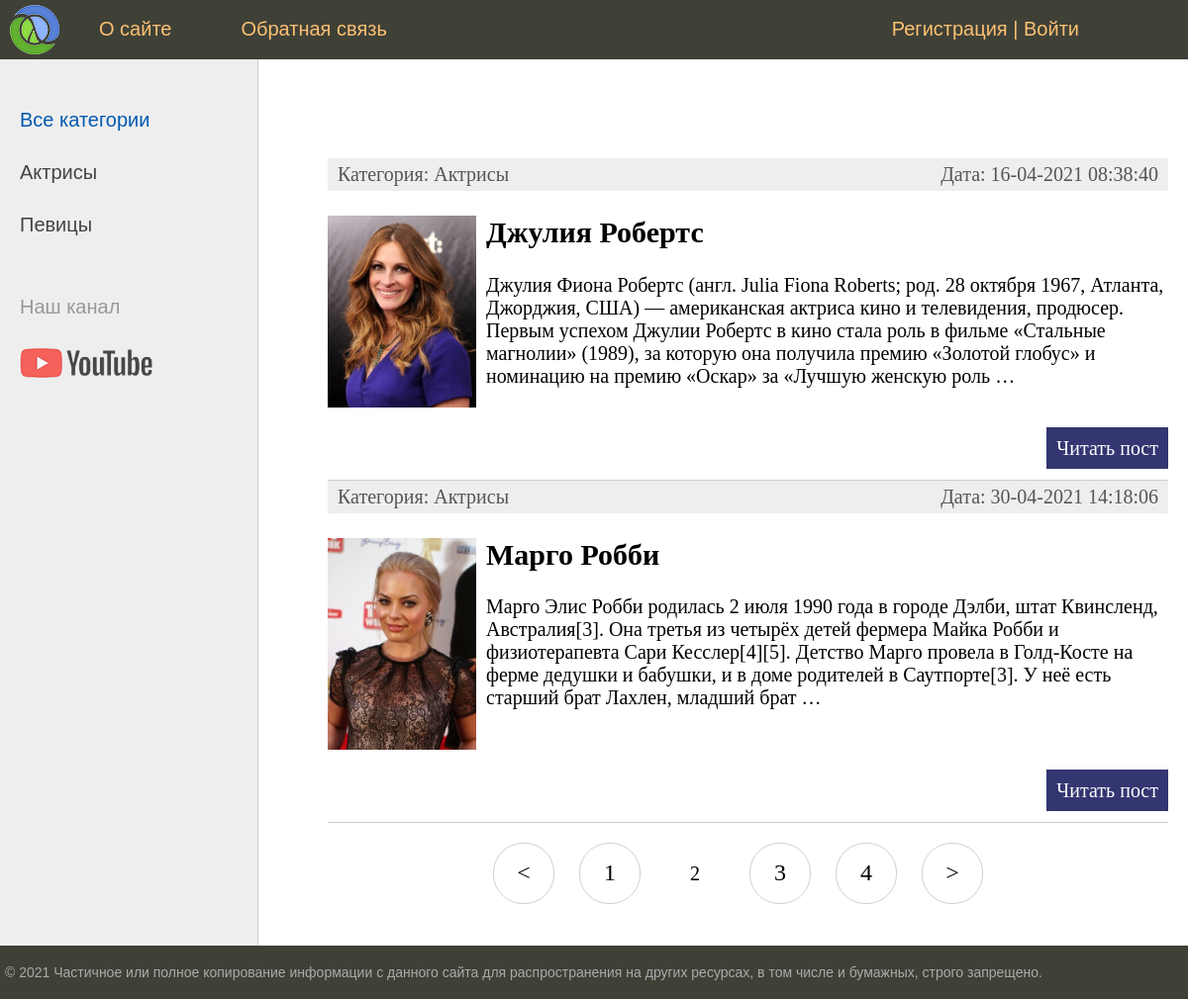
Screenshot of /?page=2 with the database file from the repository.
### women/models.py (models this page shows, shortened)
class Category(models.Model):
    name = models.CharField(max_length=100, db_index=True, verbose_name='Категория')
    slug = models.SlugField(max_length=255, unique=True, db_index=True, verbose_name='URL')
    class Meta:
        verbose_name = 'Категории'
        verbose_name_plural = 'Категории'
        ordering = ['id']
    def __str__(self):
        return self.name
    def get_absolute_url(self):
        return reverse('category', kwargs={'cat_slug': self.slug})

class Women(models.Model):
    title = models.CharField(max_length=255, verbose_name='Заголовок')
    slug = models.SlugField(max_length=255, unique=True, db_index=True, verbose_name='URL')
    content = models.TextField(blank=True, verbose_name="Текст статьи")
    photo = models.ImageField(upload_to="photos/%Y/%m/%d/", verbose_name="Фото")
    time_create = models.DateTimeField(auto_now_add=True, verbose_name="Время создания")
    time_update = models.DateTimeField(auto_now=True, verbose_name="Время изменения")
    is_published = models.BooleanField(default=True, verbose_name="Публикация")
    cat = models.ForeignKey('Category', on_delete=models.PROTECT, verbose_name="Категории")
    def get_absolute_url(self):
        return reverse('post', kwargs={'post_slug': self.slug})
    class Meta:
        verbose_name = 'Известные женщины'
        verbose_name_plural = 'Известные женщины'
        ordering = ['id']

### women/views.py (the view)
# urls.py: path('', (WomenHome.as_view()), name='home'),
class WomenHome(DataMixin, ListView):
    model = Women
    template_name = 'women/index.html'
    context_object_name = 'posts'
    def get_context_data(self, *, object_list=None, **kwargs):
        context = super().get_context_data(**kwargs)
        c_def = self.get_user_context(title="Главная страница")
        return dict(list(context.items()) + list(c_def.items()))
    def get_queryset(self):
        return Women.objects.filter(is_published=True).select_related('cat')

### women/utils.py (called while the page is built)
    def get_user_context(self, **kwargs):
        context = kwargs
        cats = cache.get('cats')
        if not cats:
            cats = Category.objects.annotate(Count('women'))
            cache.set('cats', cats, 60)
        user_menu = menu.copy()
        if not self.request.user.is_authenticated:
            user_menu.pop(1)
        context['menu'] = user_menu
        context['cats'] = cats
        if 'cat_selected' not in context:
            context['cat_selected'] = 0
        return context

### women/templates/women/index.html (shortened to what this page needs)
{% extends 'women/base.html' %}
{% block content %}
    <ul class="list-articles">
        {% for p in posts %}
            <div class="article-panel">
                <p class="first">Категория: {{ p.cat }}</p>
                <p class="last">Дата: {{ p.time_update|date:"d-m-Y H:i:s" }}</p>
            </div>
            <li>
                {% if p.photo %}
                    <p><img class="img-article-left thumb" src="{{ p.photo.url }}"></p>
                {% endif %}
                <h2>{{ p.title }}</h2>
                {% autoescape on %}
                    {{ p.content|linebreaks|truncatewords:50 }}
                {% endautoescape %}
                <p class="link-read-post"><a href="{{ p.get_absolute_url }}">Читать пост</a></p>
            </li>
        {% endfor %}
    </ul>
{% endblock %}

### women/templates/women/base.html (shortened to what this page needs)
{% load static %}
{% load women_tags %}
<!DOCTYPE html>
<html>
<head>
    <link type="text/css" href="{% static 'women/css/styles.css' %}" rel="stylesheet"/>
</head>
<body>
<table class="table-page" border=0 cellpadding="0" cellspacing="0">
    <tr>
        <td valign=top>
            {% block mainmenu %}
                <div class="header">
                    <ul id="mainmenu" class="mainmenu">
                        <li class="logo"><a href="{% url 'home' %}">
                            <div class="logo"></div>
                        </a></li>
                        {% for m in menu %}
                            <li><a href="{% url m.url_name %}">{{ m.title }}</a></li>
                        {% endfor %}
                        <li class="last">
                            {% if request.user.is_authenticated %}
                                <li class="last"> {{ user.username }} | <a href="{% url 'logout' %}">Выйти</a></li>
                            {% else %}
                                <li class="last"><a href="{% url 'register' %}">Регистрация</a> | <a
                                        href="{% url 'login' %}">Войти</a></li>
                            {% endif %}
                        </li>
                    </ul>
                </div>
            {% endblock mainmenu %}
            <table class="table-content" border=0 cellpadding="0" cellspacing="0">
                <tr>
                    <td valign="top" class="left-chapters">
                        <ul id="leftchapters">
                            {% if cat_selected == 0 %}
                                <li class="selected">Все категории</li>
                            {% else %}
                                <li><a href="{% url 'home' %}">Все категории</a></li>
                            {% endif %}
                            {% for c in cats %}
                                {% if c.women__count > 0 %}
                                    {% if c.pk == cat_selected %}
                                        <li class="selected">{{ c.name }}</li>
                                    {% else %}
                                        <li><a href="{{ c.get_absolute_url }}">{{ c.name }}</a></li>
                                    {% endif %}
                                {% endif %}
                            {% endfor %}
                            <li class="share">
                                <p>Наш канал</p>
                                <a class="share-yt"
                                   href="https://www.youtube.com/channel/UClJzWfGWuGJL2t-3dYKcHTA/playlists"
                                   target="_blank" rel="nofollow"></a>
                            </li>
                        </ul>
                    </td>
                    <td valign="top" class="content">
                        <div class="content-text">
                            {% block content %}
                            {% endblock %}
                            {% if page_obj.has_other_pages %}
                                <nav class="list-pages">
                                    <ul>
                                        {% if page_obj.has_previous %}
                                            <li class="page-num">
                                                <a href="?page={{ page_obj.previous_page_number }}">&lt;</a>
                                            </li>
                                        {% endif %}
                                        {% for p in paginator.page_range %}
                                            {% if page_obj.number == p %}
                                                <li class="page-num page-num-selected">{{ p }}</li>
                                            {% elif p >= page_obj.number|add:-2 and p <= page_obj.number|add:2 %}
                                                <li class="page-num">
                                                    <a href="?page={{ p }}">{{ p }}</a>
                                                </li>
                                            {% endif %}
                                        {% endfor %}
                                        {% if page_obj.has_next %}
                                            <li class="page-num">
                                                <a href="?page={{ page_obj.next_page_number }}">&gt;</a>
                                            </li>
                                        {% endif %}
                                    </ul>
                                </nav>
                            {% endif %}
                        </div>
                    </td>
                </tr>
            </table>
        </td>
    </tr>
    <tr>
        <td valign=top>
            <div id="footer">
                <p>&copy; 2021 Частичное или полное копирование информации с данного сайта для распространения на других
                    ресурсах, в том числе и бумажных, строго запрещено.</p>
            </div>
        </td>
    </tr>
</table>
</body>
</html>

### women/static/women/css/styles.css (style rules this page uses)
html, body { font-family: 'Arial'; margin: 0; padding: 0; height: 100%; width: 100%; color: #444; }
a { color: #0059b2; text-decoration: none; }
img { max-width: 600px; height: auto; }
img.img-article-left { max-width: 300px; height: auto; float: left; padding: 0 10px 10px 0; }
img.img-article-left.thumb { max-width: 150px; height: auto; }
p.link-read-post { text-align: right; }
p.link-read-post a { padding: 10px; min-width: 100px; background: #333671; color: #fff; text-decoration: none; }
div.article-panel { background: #eee; padding: 5px 10px 5px 10px; box-sizing: border-box; overflow: hidden; color: #555; }
div.article-panel p.first { margin: 0; float: left; }
div.article-panel p.last { margin: 0; float: right; }
ul.list-articles { list-style: none; margin: 0; padding: 0; }
ul.list-articles li { border-bottom: 1px solid #ccc; }
.table-page { width: 100%; height: 100%; vertical-align: top; }
.table-page tr { height: 100%; }
.header { background: #3F4137; height: 60px; }
.logo { background: url('../images/logo.png') no-repeat 10px 5px; width: 70px; height: 60px; }
ul.mainmenu { list-style: none; margin: 0; padding: 0; height: 60px; color: #fdc073; font-size: 20px; overflow: hidden; }
ul.mainmenu li { float: left; margin: 18px 40px 0 30px; }
ul.mainmenu li.logo { margin: 0; }
ul.mainmenu li.last { float: right; }
ul.mainmenu li a { color: #fdc073; text-decoration: none; }
.table-content { width: 100%; min-height: 100%; height: 100%; }
.left-chapters { margin: 0; background: #eee; border-right: 1px solid #ccc; min-height: 100%; }
.left-chapters ul { width: 230px; min-height: 100%; margin: 0; padding: 20px 10px 10px 20px; list-style: none; font-size: 20px; }
.left-chapters ul li { margin: 30px 0 0 0; color: #999; }
.left-chapters ul li.selected { color: #0059b2; }
.left-chapters ul li a { color: #444; text-decoration: none; }
.left-chapters ul li.share { margin: 60px 0 0 0; }
.left-chapters ul li.share p { margin: 30px 0 30px 0; }
.left-chapters ul li.share a { display: inline-block; width: 40px; height: 40px; margin: 0 20px 0 0; }
.left-chapters ul li.share a.share-yt { width: 100%; height: 30px; background: url('../images/share_yt.png') no-repeat 0 0 }
.content { padding: 40px 20px 20px 40px; width: 100%; box-sizing: border-box; }
.content-text { margin: 60px 0 0 30px; color: #000; font-size: 20px; font-family: Yandex Sans Display Light; }
#footer { box-sizing: border-box; background: #3F4137; padding: 5px; color: #aaa; font-size: 14px; font-family: Verdana, Geneva, Arial, Helvetica; text-align: left; overflow: hidden; }
.list-pages { text-align: center; margin: 0 0 20px 0; }
.list-pages ul { margin: 20px 0 0 0; padding: 0; list-style: none; }
.list-pages ul li { display: inline-block; margin: 0 20px 0 0; }
.list-pages a { color: #000; font-size: 24px; text-decoration: none; }
.list-pages .page-num, .page-num-selected { display: inline-block; width: 60px; height: 44px; padding: 16px 0 0 0; border: 1px solid #d0d0d0; border-radius: 30px; }
.list-pages .page-num-selected { border: none; color: #000; font-size: 20px; }

### rows the page displays
Category: name "Актрисы"
Category: name "Певицы"
Women: cat "Актрисы", time_update "16-04-2021 08:38:40", photo (picture), title "Джулия Робертс", content "Джулия Фиона Робертс (англ. Julia Fiona Roberts; род. 28 октября 1967, Атланта, Джорджия, США) — американская актриса кино и телевидения, продюсер. Первым успехом Джулии Робертс в кино стала роль в фильме «Стальные магнолии» (1989), за которую она получила премию «Золотой глобус» и номинацию на премию «Оскар» за «Лучшую женскую роль …"
Women: cat "Актрисы", time_update "30-04-2021 14:18:06", photo (picture), title "Марго Робби", content "Марго Элис Робби родилась 2 июля 1990 года в городе Дэлби, штат Квинсленд, Австралия[3]. Она третья из четырёх детей фермера Майка Робби и физиотерапевта Сари Кесслер[4][5]. Детство Марго провела в Голд-Косте на ферме дедушки и бабушки, и в доме родителей в Саутпорте[3]. У неё есть старший брат Лахлен, младший брат …"

### other values shown
{{ m.title }} "О сайте" "Обратная связь"
{{ p }} "1" "3" "4"
{{ p }} "2"
